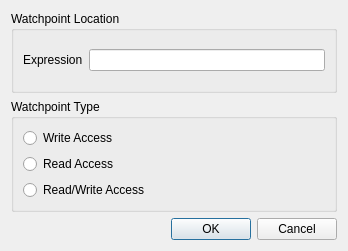
<?xml version="1.0" encoding="UTF-8"?>
<ui version="4.0">
 <class>SeerWatchpointCreateDialogForm</class>
 <widget class="QDialog" name="SeerWatchpointCreateDialogForm">
  <property name="geometry">
   <rect>
    <x>0</x>
    <y>0</y>
    <width>348</width>
    <height>251</height>
   </rect>
  </property>
  <property name="windowTitle">
   <string>Create a Watchpoint</string>
  </property>
  <layout class="QVBoxLayout" name="verticalLayout">
   <item>
    <widget class="QGroupBox" name="watchpointLocationGroupBox">
     <property name="title">
      <string>Watchpoint Location</string>
     </property>
     <layout class="QGridLayout" name="gridLayout">
      <item row="0" column="0">
       <widget class="QLabel" name="expressionLabel">
        <property name="sizePolicy">
         <sizepolicy hsizetype="Preferred" vsizetype="Preferred">
          <horstretch>0</horstretch>
          <verstretch>0</verstretch>
         </sizepolicy>
        </property>
        <property name="text">
         <string>Expression</string>
        </property>
       </widget>
      </item>
      <item row="0" column="1" colspan="2">
       <widget class="QLineEdit" name="expressionLineEdit">
        <property name="sizePolicy">
         <sizepolicy hsizetype="Preferred" vsizetype="Fixed">
          <horstretch>100</horstretch>
          <verstretch>0</verstretch>
         </sizepolicy>
        </property>
        <property name="clearButtonEnabled">
         <bool>true</bool>
        </property>
       </widget>
      </item>
     </layout>
    </widget>
   </item>
   <item>
    <widget class="QGroupBox" name="watchpointTypeGroupBox">
     <property name="title">
      <string>Watchpoint Type</string>
     </property>
     <layout class="QGridLayout" name="gridLayout_2">
      <item row="1" column="0">
       <widget class="QRadioButton" name="readRadioButton">
        <property name="text">
         <string>Read Access</string>
        </property>
       </widget>
      </item>
      <item row="2" column="0">
       <widget class="QRadioButton" name="readWriteRadioButton">
        <property name="text">
         <string>Read/Write Access</string>
        </property>
       </widget>
      </item>
      <item row="0" column="0">
       <widget class="QRadioButton" name="writeRadioButton">
        <property name="text">
         <string>Write Access</string>
        </property>
       </widget>
      </item>
     </layout>
    </widget>
   </item>
   <item>
    <widget class="QDialogButtonBox" name="buttonBox">
     <property name="orientation">
      <enum>Qt::Horizontal</enum>
     </property>
     <property name="standardButtons">
      <set>QDialogButtonBox::Cancel|QDialogButtonBox::Ok</set>
     </property>
    </widget>
   </item>
  </layout>
 </widget>
 <resources/>
 <connections>
  <connection>
   <sender>buttonBox</sender>
   <signal>accepted()</signal>
   <receiver>SeerWatchpointCreateDialogForm</receiver>
   <slot>accept()</slot>
   <hints>
    <hint type="sourcelabel">
     <x>248</x>
     <y>254</y>
    </hint>
    <hint type="destinationlabel">
     <x>157</x>
     <y>274</y>
    </hint>
   </hints>
  </connection>
  <connection>
   <sender>buttonBox</sender>
   <signal>rejected()</signal>
   <receiver>SeerWatchpointCreateDialogForm</receiver>
   <slot>reject()</slot>
   <hints>
    <hint type="sourcelabel">
     <x>316</x>
     <y>260</y>
    </hint>
    <hint type="destinationlabel">
     <x>286</x>
     <y>274</y>
    </hint>
   </hints>
  </connection>
 </connections>
</ui>
